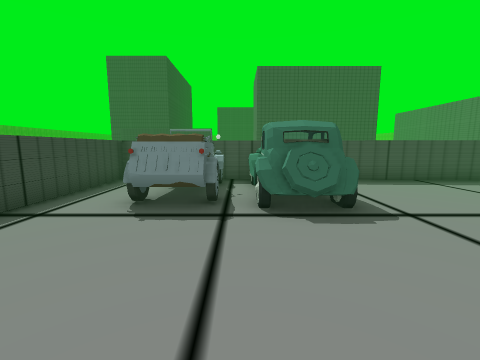
[1] (above)

24 first-person views from a walk through a 3-D level made in the Unity game engine. The camera is 1.2 m above the floor, tilts 8° down and sees 90° across. The floor is counted in squares, 1 m on a side. Each view is taken from the middle of a square. On the plan, view 1 faces up. The plan holds only what a view shows up to about 12 squares ahead; the rest is blank. The place goes on beyond the plan. Some animated figures are not drawn. Some surface patterns are stand-ins.

[2]
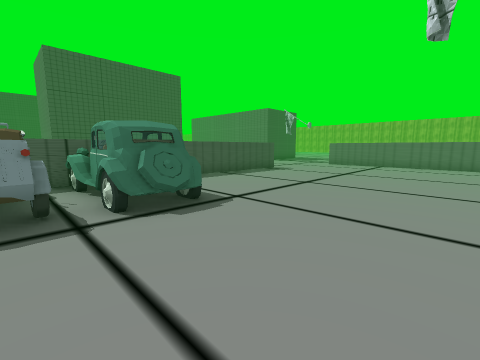

[3]
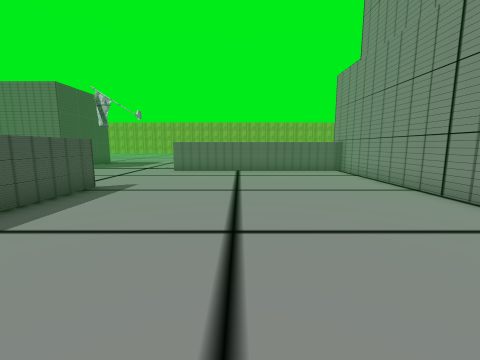

[4]
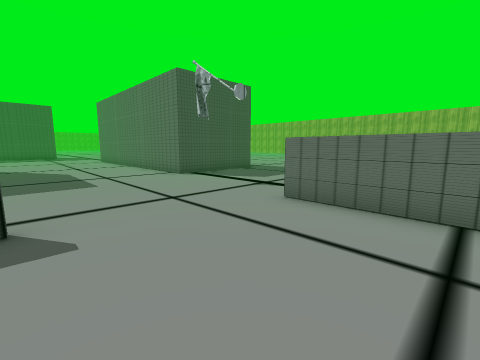

[5]
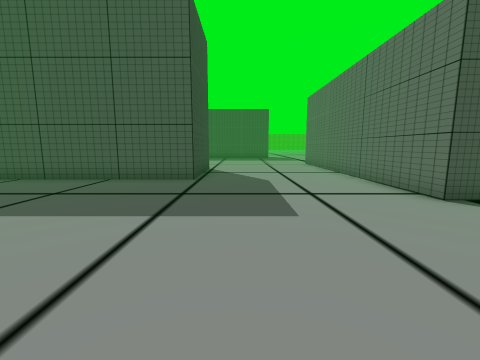

[6]
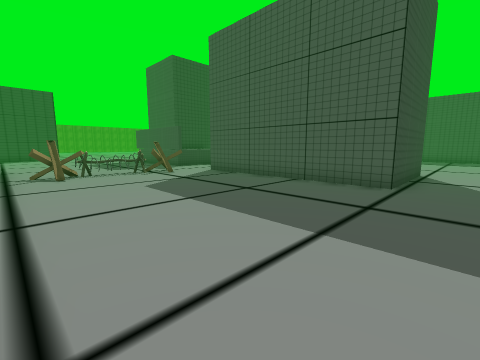

[7]
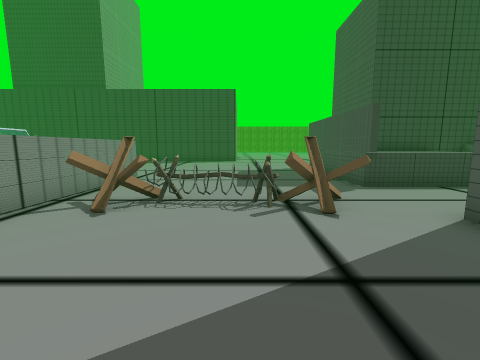

[8]
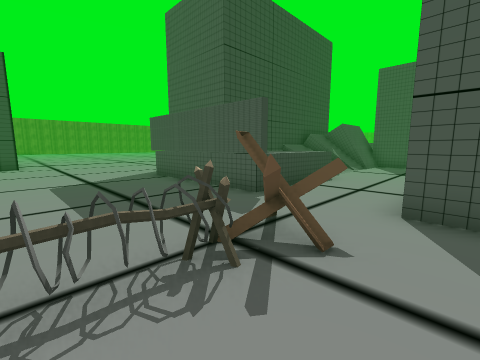

[9]
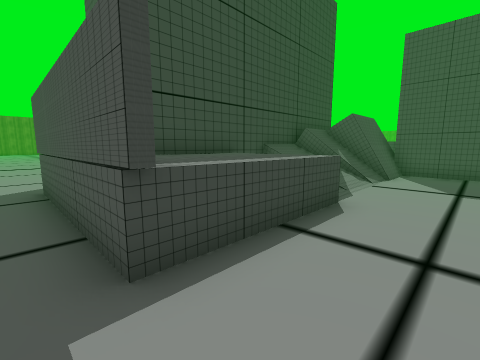

[10]
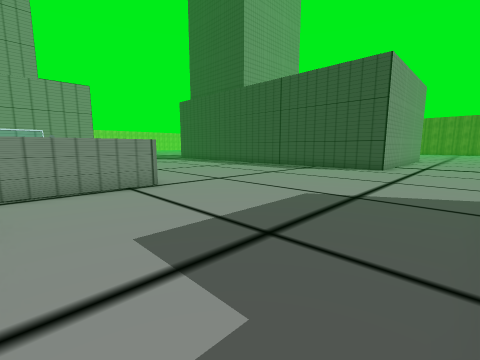

[11]
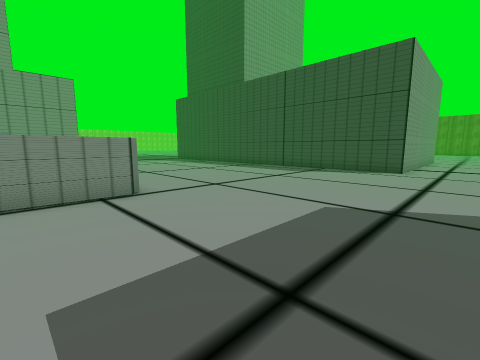

[12]
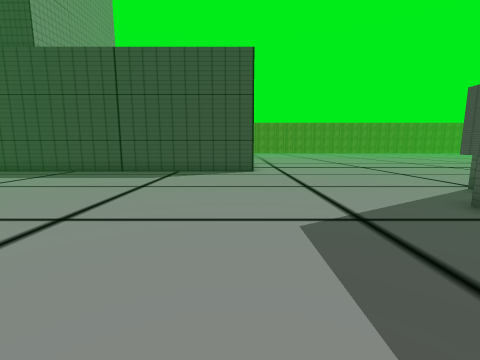

[13]
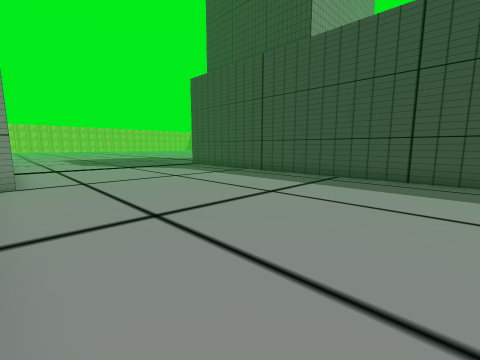

[14]
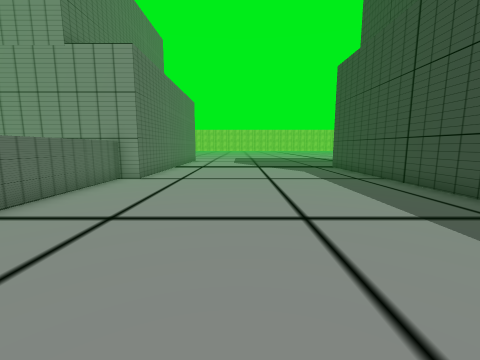

[15]
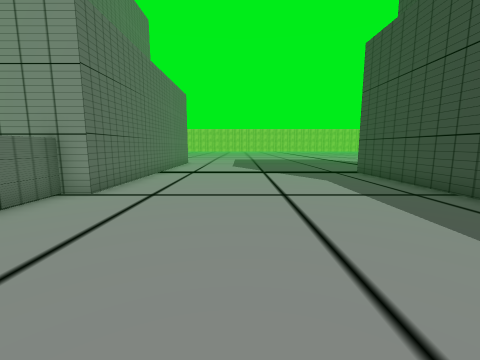

[16]
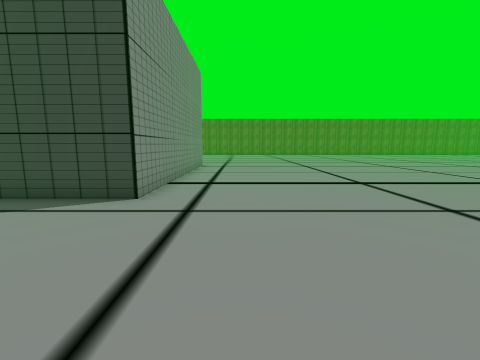

[17]
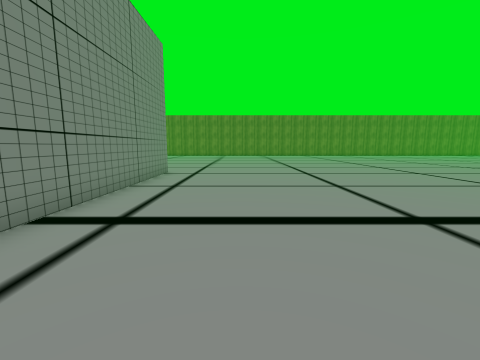

[18]
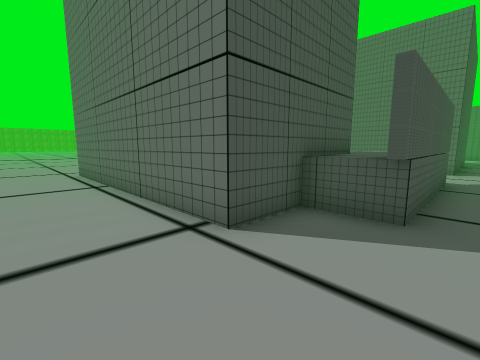

[19]
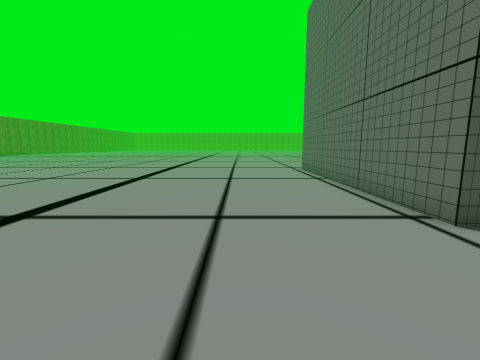

[20]
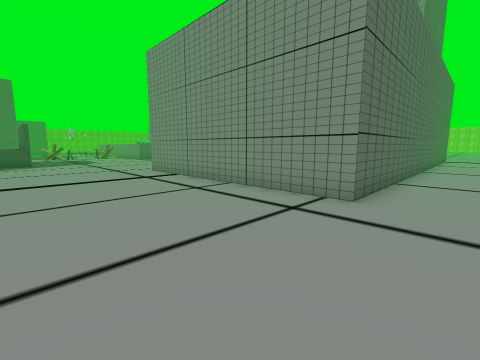

[21]
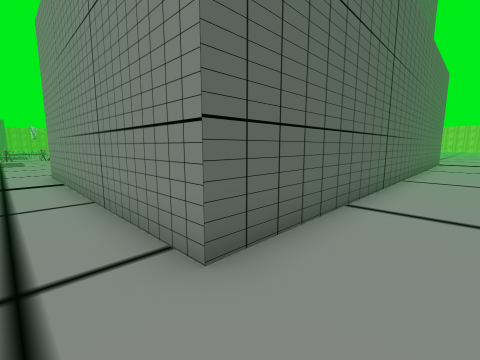

[22]
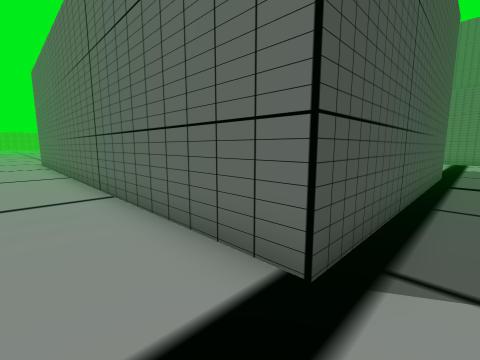

[23]
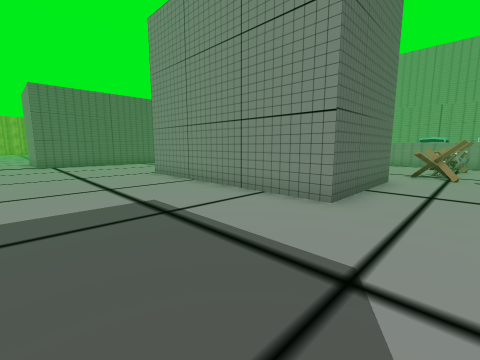

[24]
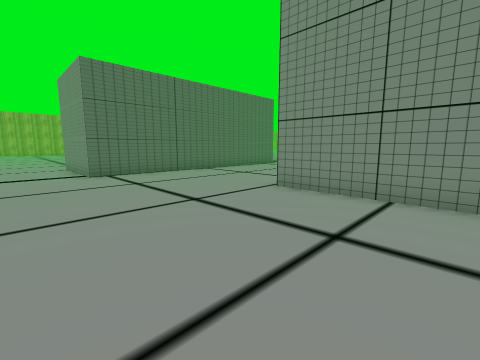

### Floor plan
Points are (right, up) in squares from view 1. A wall is a line through its corners. A room is listed if a view was taken in it or the views show most of it. See-through windows are left out.
Room 1 (views 1, 2, 3, 4, 5, 6, 7, 8, 9, 10, 11, 12, 13, 14, 15, 16, 17, 18, 19, 20, 21, 22, 23, 24)
walls: (1.5, 8.6) (-1, 8.7); (-4.4, 9) (1, 8.8); (-4.3, 8.8) (-4.3, 4.1); (0.4, 7.6) (0.3, 8.2); (1.1, 16.7) (1.1, 21.1) (9.3, 21.1) (9.3, 16.7) (1.1, 16.7); (0.5, 6) (0.6, 7); (1.4, 4.7) (0.6, 4.8); (1.8, 4.8) (0.6, 4.9); (1, 4.5) (0.4, 4.5); (0.6, 4.2) (0.5, 6.1); (2.2, 4.7) (1.2, 4.6); (1.9, 4.4) (1.3, 4.4); (1.7, 4.2) (0.5, 4.2); (2.3, 4.4) (0.5, 4.2); (-2.1, 21.1) (-2.1, 16.7) (-8.2, 16.7); (10.1, 8.2) (3.6, 8.5); (-14.4, 12.6) (-14.4, -6) (-24.1, -6) (-24.1, 12.6) (-14.4, 12.6); (-4.5, -1) (-4.5, 3.6); (-3, 26.2) (-3, 25.6); (-2.7, 27.5) (-2.7, 25.7) (-3.5, 25.7); (7.9, -1) (15.1, -1); (-5.3, 27.5) (-5.3, 18.5) (-9.7, 18.5) (-9.7, 27.5); (18, 13.2) (15.5, 13.2) (15.5, 24.6) (19.8, 24.6); (-5.3, -7.1) (-5.3, -1) (-0.1, -1); (14.7, -1) (14.7, 7.2)
low walls: (0.7, 6.5) (0.2, 7.4); (0.6, 4.2) (0.4, 4.4) (0.2, 5.1); (1.1, 4.1) (0.4, 4.4); (2.1, 4.4) (1.4, 4); (-7.8, 16.6) (-7.8, 18.5); (1.7, 4.2) (1.2, 4.1) (0.9, 4.2)
objects: car (-2, 5) to (-1, 8); other object (-1, 10) to (1, 11); other object (-1, 11) to (0, 13); other object (-1, 14) to (1, 15)

Positions as (right, up) in squares from view 1, and headings:
1: (0, 0), facing up
2: (-1, 0), facing up-right
3: (3, 4), facing right
4: (10, 4), facing up-right
5: (11, 8), facing up
6: (11, 9), facing up-left
7: (5, 13), facing left
8: (2, 12), facing up-left
9: (0, 16), facing up-left
10: (-1, 16), facing down-left
11: (-2, 15), facing down-left
12: (-3, 12), facing left
13: (-5, 8), facing down-left
14: (-9, 8), facing down
15: (-9, 5), facing down
16: (-9, 15), facing left
17: (-13, 16), facing left
18: (-12, 16), facing up-right
19: (-13, 15), facing up
20: (-26, 18), facing down-right
21: (-26, 14), facing down-right
22: (-26, -7), facing up-right
23: (-1, 26), facing down-right
24: (5, 27), facing down-right
